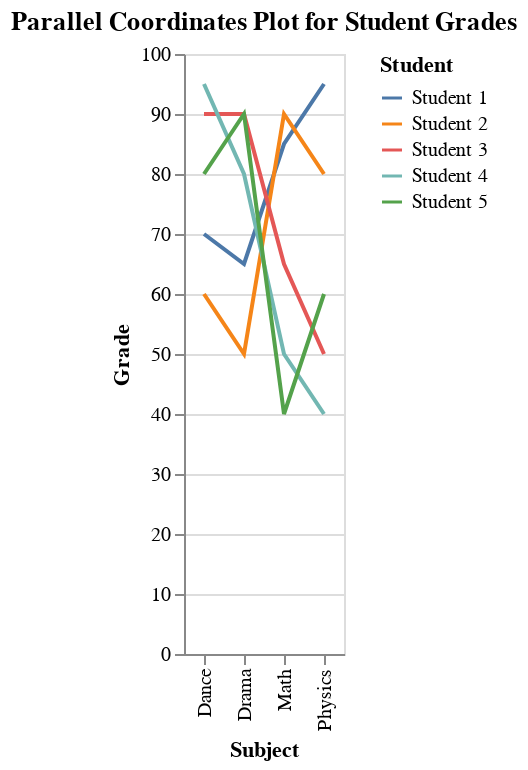

The notebook cell saved with this chart:
### Code cell
import altair as alt
import pandas as pd

# Creating a DataFrame with student grades
data = {
    "Subject": ["Math", "Physics", "Dance", "Drama"],
    "Student 1": [85, 95, 70, 65],
    "Student 2": [90, 80, 60, 50],
    "Student 3": [65, 50, 90, 90],
    "Student 4": [50, 40, 95, 80],
    "Student 5": [40, 60, 80, 90],
}

df = pd.DataFrame(data)

# Melting the DataFrame for Altair
df_melted = df.melt(id_vars=["Subject"], var_name="Student", value_name="Grade")

# Creating the parallel coordinates chart using Altair
chart = alt.Chart(df_melted).mark_line().encode(
    x=alt.X("Subject:N", title="Subject"),
    y=alt.Y("Grade:Q", title="Grade"),
    color=alt.Color("Student:N", title="Student"),
    tooltip=["Student", "Subject", "Grade"]
).properties(title="Parallel Coordinates Plot for Student Grades")

chart.display()
print("Visualization saved as student_grades_parallel_plot.html")

### Figure 1 — Vega-Lite specification as saved in the notebook (floating-point values rounded to 4 significant figures)
{"config": {"view": {"continuousWidth": 300, "continuousHeight": 300}}, "data": {"name": "data-b893396a9932c7879ee222f038f095f3"}, "mark": {"type": "line"}, "encoding": {"color": {"field": "Student", "title": "Student", "type": "nominal"}, "tooltip": [{"field": "Student", "type": "nominal"}, {"field": "Subject", "type": "nominal"}, {"field": "Grade", "type": "quantitative"}], "x": {"field": "Subject", "title": "Subject", "type": "nominal"}, "y": {"field": "Grade", "title": "Grade", "type": "quantitative"}}, "title": "Parallel Coordinates Plot for Student Grades", "$schema": "https://vega.github.io/schema/vega-lite/v5.20.1.json", "datasets": {"data-b893396a9932c7879ee222f038f095f3": [{"Subject": "Math", "Student": "Student 1", "Grade": 85}, {"Subject": "Physics", "Student": "Student 1", "Grade": 95}, {"Subject": "Dance", "Student": "Student 1", "Grade": 70}, {"Subject": "Drama", "Student": "Student 1", "Grade": 65}, {"Subject": "Math", "Student": "Student 2", "Grade": 90}, {"Subject": "Physics", "Student": "Student 2", "Grade": 80}, {"Subject": "Dance", "Student": "Student 2", "Grade": 60}, {"Subject": "Drama", "Student": "Student 2", "Grade": 50}, {"Subject": "Math", "Student": "Student 3", "Grade": 65}, {"Subject": "Physics", "Student": "Student 3", "Grade": 50}, {"Subject": "Dance", "Student": "Student 3", "Grade": 90}, {"Subject": "Drama", "Student": "Student 3", "Grade": 90}, {"Subject": "Math", "Student": "Student 4", "Grade": 50}, {"Subject": "Physics", "Student": "Student 4", "Grade": 40}, {"Subject": "Dance", "Student": "Student 4", "Grade": 95}, {"Subject": "Drama", "Student": "Student 4", "Grade": 80}, {"Subject": "Math", "Student": "Student 5", "Grade": 40}, {"Subject": "Physics", "Student": "Student 5", "Grade": 60}, {"Subject": "Dance", "Student": "Student 5", "Grade": 80}, {"Subject": "Drama", "Student": "Student 5", "Grade": 90}]}}
